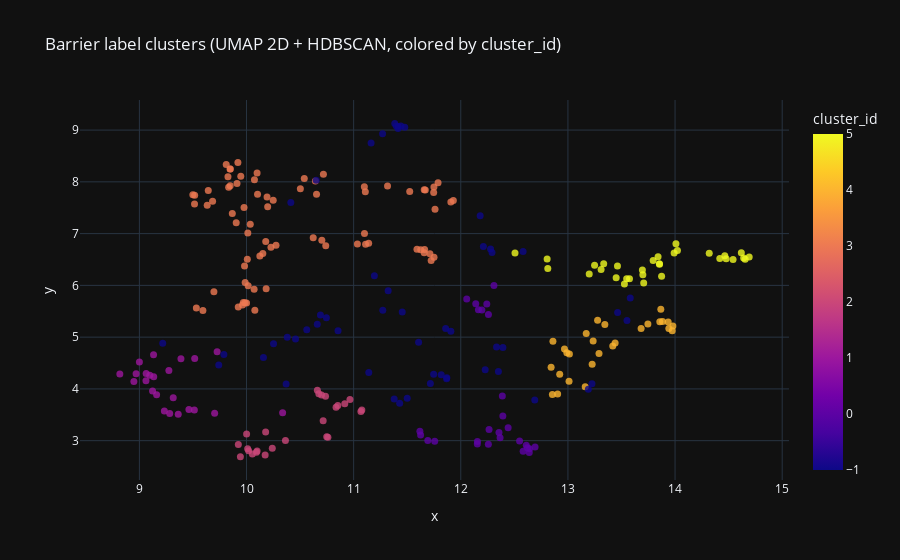
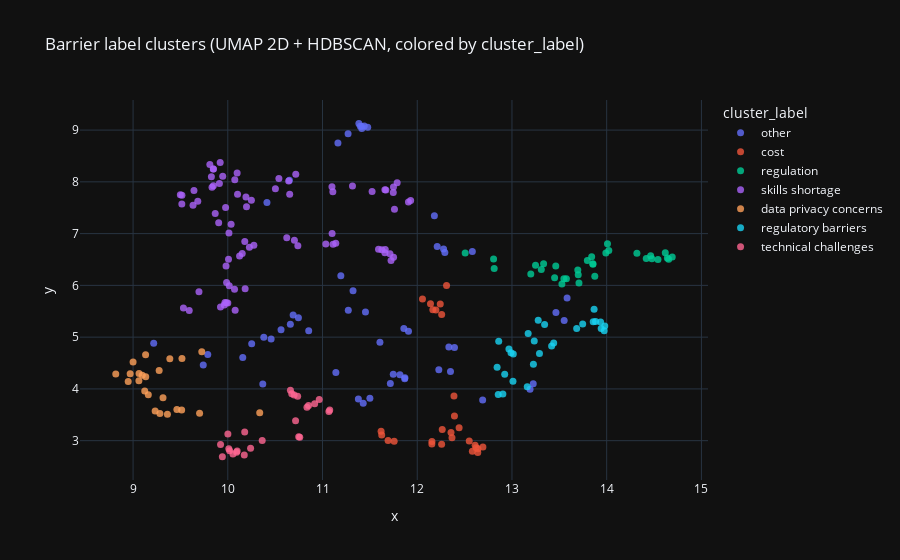

Write notebook code for charts like these, in order.
### Code cell
import umap
import numpy as np
import pandas as pd

# 2D UMAP for visualization
umap_vis = umap.UMAP(
    n_neighbors=15,
    n_components=2,
    min_dist=0.05,
    metric="cosine",
    random_state=42,
)
embeddings_2d = umap_vis.fit_transform(embeddings)  # shape (n_labels, 2)

# Attach coordinates to cluster_df
cluster_df["x"] = embeddings_2d[:, 0]
cluster_df["y"] = embeddings_2d[:, 1]

OUT_DIR = "../figures_barrier_clusters"
os.makedirs(OUT_DIR, exist_ok=True)

# Option A: color by numeric cluster_id
fig = px.scatter(
    cluster_df,
    x="x",
    y="y",
    color="cluster_id",
    hover_data={
        "raw_label": True,
        "cluster_id": True,
    },
    title="Barrier label clusters (UMAP 2D + HDBSCAN, colored by cluster_id)",
)
fig.update_traces(marker=dict(size=7, opacity=0.8))
fig.show()
fig.write_html(os.path.join(OUT_DIR, "barrier_clusters_by_id.html"))

# Option B: if you also have a human-readable cluster_label
if "cluster_label" in cluster_df.columns:
    fig2 = px.scatter(
        cluster_df,
        x="x",
        y="y",
        color="cluster_label",
        hover_data={
            "raw_label": True,
            "cluster_id": True,
            "cluster_label": True,
        },
        title="Barrier label clusters (UMAP 2D + HDBSCAN, colored by cluster_label)",
    )
    fig2.update_traces(marker=dict(size=7, opacity=0.8))
    fig2.show()
    fig2.write_html(os.path.join(OUT_DIR, "barrier_clusters_by_label.html"))

### Figure 1 — Plotly figure (JSON) as saved in the notebook; plotly's stock layout.template omitted (floating-point values rounded to 4 significant figures; data arrays with more than 128 entries replaced by an {"elided": "..."} marker saying what was removed)
{"data": [{"customdata": {"elided": "265x2 mixed values"}, "hovertemplate": "x=%{x}<br>y=%{y}<br>raw_label=%{customdata[0]}<br>cluster_id=%{marker.color}<extra></extra>", "legendgroup": "", "marker": {"color": {"elided": "265 int values"}, "coloraxis": "coloraxis", "symbol": "circle", "opacity": 0.8, "size": 7}, "mode": "markers", "name": "", "orientation": "v", "showlegend": false, "x": {"elided": "265 float values"}, "xaxis": "x", "y": {"elided": "265 float values"}, "yaxis": "y", "type": "scatter"}], "layout": {"xaxis": {"anchor": "y", "domain": [0.0, 1.0], "title": {"text": "x"}}, "yaxis": {"anchor": "x", "domain": [0.0, 1.0], "title": {"text": "y"}}, "coloraxis": {"colorbar": {"title": {"text": "cluster_id"}}, "colorscale": [[0.0, "#0d0887"], [0.1111, "#46039f"], [0.2222, "#7201a8"], [0.3333, "#9c179e"], [0.4444, "#bd3786"], [0.5556, "#d8576b"], [0.6667, "#ed7953"], [0.7778, "#fb9f3a"], [0.8889, "#fdca26"], [1.0, "#f0f921"]]}, "legend": {"tracegroupgap": 0}, "title": {"text": "Barrier label clusters (UMAP 2D + HDBSCAN, colored by cluster_id)"}}}

### Figure 2 — Plotly figure (JSON) as saved in the notebook; plotly's stock layout.template omitted (floating-point values rounded to 4 significant figures; data arrays with more than 128 entries replaced by an {"elided": "..."} marker saying what was removed)
{"data": [{"customdata": {"elided": "54x3 mixed values"}, "hovertemplate": "cluster_label=%{customdata[2]}<br>x=%{x}<br>y=%{y}<br>raw_label=%{customdata[0]}<br>cluster_id=%{customdata[1]}<extra></extra>", "legendgroup": "other", "marker": {"color": "#636efa", "symbol": "circle", "opacity": 0.8, "size": 7}, "mode": "markers", "name": "other", "orientation": "v", "showlegend": true, "x": [11.44, 12.39, 13.46, 11.87, 10.16, 11.43, 12.29, 10.41, 11.45, 11.32, 12.18, 10.46, 13.58, 10.75, 11.27, 13.55, 12.33, 11.75, 11.82, 12.21, 10.65, 10.85, 10.37, 11.5, 12.69, 9.789, 11.16, 12.28, 11.14, 11.4, 11.91, 11.87, 11.38, 12.58, 9.741, 11.48, 10.38, 11.72, 12.35, 10.25, 11.38, 11.27, 12.23, 10.56, 11.86, 11.19, 11.61, 11.41, 13.22, 10.66, 9.218, 13.19, 11.41, 10.69], "xaxis": "x", "y": [9.079, 4.799, 5.477, 4.197, 4.605, 3.722, 6.636, 7.601, 5.485, 5.896, 7.345, 4.966, 5.758, 5.377, 5.521, 5.323, 4.81, 4.283, 4.275, 6.752, 8.029, 5.122, 4.096, 3.818, 3.784, 4.665, 8.75, 6.703, 4.316, 9.075, 5.114, 4.215, 3.805, 6.656, 4.463, 9.057, 4.997, 4.105, 4.335, 4.871, 9.13, 8.93, 4.371, 5.141, 5.167, 6.187, 4.9, 9.03, 4.099, 5.248, 4.883, 3.993, 9.069, 5.426], "yaxis": "y", "type": "scatter"}, {"customdata": [["cost and scale", 0, "cost"], ["cost reduction", 0, "cost"], ["cost", 0, "cost"], ["cost and side effects", 0, "cost"], ["cost and durability", 0, "cost"], ["single point of failure", 0, "cost"], ["cost and complexity", 0, "cost"], ["system reliability", 0, "cost"], ["cost of green energy", 0, "cost"], ["costs and reliability", 0, "cost"], ["infrastructure shortage", 0, "cost"], ["last-mile delivery cost", 0, "cost"], ["price and infrastructure", 0, "cost"], ["cost of mail voting", 0, "cost"], ["ladeinfrastruktur", 0, "cost"], ["cost overruns", 0, "cost"], ["material durability", 0, "cost"], ["production cost", 0, "cost"], ["infrastructure development", 0, "cost"], ["infrastructure investment", 0, "cost"], ["it investment needed", 0, "cost"], ["private sector investment", 0, "cost"], ["costs", 0, "cost"], ["infrastructure readiness", 0, "cost"], ["cost and infrastructure", 0, "cost"], ["sensor durability", 0, "cost"], ["it costs", 0, "cost"]], "hovertemplate": "cluster_label=%{customdata[2]}<br>x=%{x}<br>y=%{y}<br>raw_label=%{customdata[0]}<br>cluster_id=%{customdata[1]}<extra></extra>", "legendgroup": "cost", "marker": {"color": "#EF553B", "symbol": "circle", "opacity": 0.8, "size": 7}, "mode": "markers", "name": "cost", "orientation": "v", "showlegend": true, "x": [12.44, 12.37, 12.62, 12.26, 12.15, 11.62, 12.26, 11.63, 12.69, 12.16, 12.06, 12.58, 12.39, 12.64, 12.31, 12.36, 11.76, 12.64, 12.24, 12.2, 12.16, 12.26, 12.61, 12.14, 12.39, 11.69, 12.55], "xaxis": "x", "y": [3.249, 3.056, 2.863, 2.931, 2.935, 3.181, 3.218, 3.11, 2.878, 2.983, 5.739, 2.798, 3.864, 2.772, 5.997, 3.159, 2.991, 2.842, 5.642, 5.522, 5.53, 5.438, 2.914, 5.643, 3.477, 3.004, 2.991], "yaxis": "y", "type": "scatter"}, {"customdata": [["regulatory delays", 5, "regulation"], ["legal delays", 5, "regulation"], ["regulatory approval", 5, "regulation"], ["regulatory gap in zink use", 5, "regulation"], ["regulatory gap", 5, "regulation"], ["regulation and infrastructure", 5, "regulation"], ["regulation", 5, "regulation"], ["administrative complexity", 5, "regulation"], ["regulation compliance", 5, "regulation"], ["regulatory compliance", 5, "regulation"], ["regulation and technology", 5, "regulation"], ["regulatory complexity", 5, "regulation"], ["long processing times", 5, "regulation"], ["time pressure", 5, "regulation"], ["køreprøve wait time", 5, "regulation"], ["regulatory uncertainty", 5, "regulation"], ["regulatory lag", 5, "regulation"], ["regional governance", 5, "regulation"], ["regulation gap", 5, "regulation"], ["regulatory delay", 5, "regulation"], ["regulatory fines", 5, "regulation"], ["regulatory approval delay", 5, "regulation"], ["bureaucratic delays in approvals", 5, "regulation"], ["self-regulation by municipalities", 5, "regulation"], ["policy and regulation", 5, "regulation"], ["regulation mismatch", 5, "regulation"], ["regulatory adjustment", 5, "regulation"], ["regulation uncertainty", 5, "regulation"], ["regulatory change", 5, "regulation"], ["regulatory constraints", 5, "regulation"], ["local regulation", 5, "regulation"], ["centralized control", 5, "regulation"]], "hovertemplate": "cluster_label=%{customdata[2]}<br>x=%{x}<br>y=%{y}<br>raw_label=%{customdata[0]}<br>cluster_id=%{customdata[1]}<extra></extra>", "legendgroup": "regulation", "marker": {"color": "#00cc96", "symbol": "circle", "opacity": 0.8, "size": 7}, "mode": "markers", "name": "regulation", "orientation": "v", "showlegend": true, "x": [14.42, 14.64, 13.87, 14.02, 13.99, 13.2, 13.46, 12.51, 13.55, 13.71, 13.45, 13.8, 14.65, 14.62, 14.69, 13.85, 14.32, 12.81, 14.01, 14.48, 13.57, 14.46, 14.54, 13.25, 13.31, 13.84, 13.7, 13.85, 13.7, 13.53, 13.33, 12.81], "xaxis": "x", "y": [6.521, 6.527, 6.179, 6.674, 6.626, 6.222, 6.376, 6.624, 6.126, 6.045, 6.149, 6.482, 6.507, 6.628, 6.55, 6.417, 6.621, 6.325, 6.804, 6.516, 6.129, 6.573, 6.499, 6.387, 6.308, 6.555, 6.296, 6.409, 6.207, 6.027, 6.42, 6.508], "yaxis": "y", "type": "scatter"}, {"customdata": {"elided": "77x3 mixed values"}, "hovertemplate": "cluster_label=%{customdata[2]}<br>x=%{x}<br>y=%{y}<br>raw_label=%{customdata[0]}<br>cluster_id=%{customdata[1]}<extra></extra>", "legendgroup": "skills shortage", "marker": {"color": "#ab63fa", "symbol": "circle", "opacity": 0.8, "size": 7}, "mode": "markers", "name": "skills shortage", "orientation": "v", "showlegend": true, "x": [9.643, 10.02, 11.67, 11.93, 11.71, 11.1, 9.827, 9.97, 9.911, 11.1, 10.25, 11.66, 9.986, 10.74, 10.2, 9.593, 10.18, 10.07, 10.64, 9.963, 10.7, 11.11, 11.91, 10.1, 10.07, 10.65, 9.633, 9.833, 9.846, 10.1, 9.982, 11.75, 10.72, 9.849, 9.847, 9.499, 11.72, 11.79, 10.08, 10.28, 10.03, 9.811, 9.516, 11.59, 11.03, 10.23, 11.66, 10.01, 11.52, 10.15, 9.92, 9.987, 10.54, 11.63, 10.62, 10.19, 9.696, 10.0, 11.75, 9.683, 10.12, 11.76, 11.75, 11.32, 11.14, 9.532, 9.923, 9.867, 9.977, 10.18, 11.66, 11.11, 9.904, 10.5, 9.515, 9.947, 10.01], "xaxis": "x", "y": [7.834, 5.992, 7.842, 7.639, 6.613, 7.004, 8.099, 5.667, 7.969, 7.903, 7.646, 7.849, 5.665, 6.766, 7.518, 5.516, 6.847, 5.925, 8.015, 5.619, 6.873, 6.796, 7.612, 7.759, 8.04, 7.759, 7.547, 7.897, 8.247, 8.171, 6.376, 7.901, 8.149, 8.246, 7.924, 7.75, 6.482, 7.984, 5.52, 6.777, 7.183, 8.336, 7.741, 6.697, 6.8, 6.738, 6.694, 6.507, 7.811, 6.614, 8.371, 6.058, 8.067, 6.688, 6.919, 7.708, 5.877, 5.659, 6.545, 7.624, 6.568, 7.47, 7.792, 7.922, 6.815, 5.562, 5.581, 7.391, 7.503, 5.935, 6.63, 7.809, 7.208, 7.865, 7.574, 8.108, 7.011], "yaxis": "y", "type": "scatter"}, {"customdata": [["data access", 1, "data privacy concerns"], ["data integration", 1, "data privacy concerns"], ["data security", 1, "data privacy concerns"], ["privacy concerns", 1, "data privacy concerns"], ["security breach", 1, "data privacy concerns"], ["data privacy concerns", 1, "data privacy concerns"], ["data standardization", 1, "data privacy concerns"], ["cybersecurity", 1, "data privacy concerns"], ["data privacy compliance", 1, "data privacy concerns"], ["data privacy", 1, "data privacy concerns"], ["data accuracy", 1, "data privacy concerns"], ["data tools", 1, "data privacy concerns"], ["data precision", 1, "data privacy concerns"], ["technical accuracy", 1, "data privacy concerns"], ["privacy invasion", 1, "data privacy concerns"], ["data privacy regulations", 1, "data privacy concerns"], ["data security concerns", 1, "data privacy concerns"], ["data shortage", 1, "data privacy concerns"], ["data integration challenges", 1, "data privacy concerns"], ["security risks", 1, "data privacy concerns"], ["data ownership", 1, "data privacy concerns"], ["data accessibility", 1, "data privacy concerns"], ["password reuse", 1, "data privacy concerns"]], "hovertemplate": "cluster_label=%{customdata[2]}<br>x=%{x}<br>y=%{y}<br>raw_label=%{customdata[0]}<br>cluster_id=%{customdata[1]}<extra></extra>", "legendgroup": "data privacy concerns", "marker": {"color": "#FFA15A", "symbol": "circle", "opacity": 0.8, "size": 7}, "mode": "markers", "name": "data privacy concerns", "orientation": "v", "showlegend": true, "x": [9.123, 9.363, 9.097, 9.0, 9.516, 9.063, 9.462, 9.726, 8.949, 8.969, 9.702, 9.233, 9.513, 10.34, 9.132, 8.817, 9.134, 9.316, 9.283, 9.388, 9.062, 9.161, 9.275], "xaxis": "x", "y": [3.958, 3.508, 4.263, 4.521, 4.59, 4.297, 3.601, 4.719, 4.143, 4.292, 3.531, 3.571, 3.594, 3.539, 4.66, 4.289, 4.233, 3.829, 3.526, 4.585, 4.159, 3.886, 4.357], "yaxis": "y", "type": "scatter"}, {"customdata": [["tax barriers", 4, "regulatory barriers"], ["regulatory barriers", 4, "regulatory barriers"], ["standardization barrier", 4, "regulatory barriers"], ["legal compliance", 4, "regulatory barriers"], ["legal restrictions", 4, "regulatory barriers"], ["legal barriers", 4, "regulatory barriers"], ["technical barrier", 4, "regulatory barriers"], ["technical access barriers", 4, "regulatory barriers"], ["organizational barriers", 4, "regulatory barriers"], ["cost barrier", 4, "regulatory barriers"], ["legal and safety barriers", 4, "regulatory barriers"], ["cost barriers", 4, "regulatory barriers"], ["economic barriers", 4, "regulatory barriers"], ["legal liability", 4, "regulatory barriers"], ["the barrier is the public opposition to user fees for local infrastructure, which complicates the implementation of the ai-driven traffic management system.", 4, "regulatory barriers"], ["green cert barriers", 4, "regulatory barriers"], ["eu regulation barrier", 4, "regulatory barriers"], ["legal differences", 4, "regulatory barriers"], ["information sharing barriers", 4, "regulatory barriers"], ["bureaucratic barriers", 4, "regulatory barriers"], ["barrier: none", 4, "regulatory barriers"], ["leasing loopholes", 4, "regulatory barriers"], ["language barrier", 4, "regulatory barriers"], ["copyright infringement", 4, "regulatory barriers"], ["legal constraints", 4, "regulatory barriers"], ["legal loopholes", 4, "regulatory barriers"], ["legal ownership dispute", 4, "regulatory barriers"]], "hovertemplate": "cluster_label=%{customdata[2]}<br>x=%{x}<br>y=%{y}<br>raw_label=%{customdata[0]}<br>cluster_id=%{customdata[1]}<extra></extra>", "legendgroup": "regulatory barriers", "marker": {"color": "#19d3f3", "symbol": "circle", "opacity": 0.8, "size": 7}, "mode": "markers", "name": "regulatory barriers", "orientation": "v", "showlegend": true, "x": [13.24, 13.34, 12.84, 13.87, 13.68, 13.44, 12.92, 13.01, 12.97, 12.9, 13.42, 12.85, 12.99, 13.86, 13.01, 13.29, 13.28, 13.94, 12.86, 13.17, 13.16, 13.97, 13.23, 13.94, 13.75, 13.98, 13.88], "xaxis": "x", "y": [4.925, 5.243, 4.42, 5.537, 5.165, 4.887, 4.282, 4.676, 4.77, 3.902, 4.831, 3.893, 4.696, 5.299, 4.15, 4.684, 5.327, 5.293, 4.922, 5.072, 4.042, 5.126, 4.477, 5.166, 5.253, 5.214, 5.304], "yaxis": "y", "type": "scatter"}, {"customdata": [["deepfake detection", 2, "technical challenges"], ["technical challenges", 2, "technical challenges"], ["robotic handling", 2, "technical challenges"], ["ai sorting technology", 2, "technical challenges"], ["anpg system effectiveness", 2, "technical challenges"], ["technical integration challenges", 2, "technical challenges"], ["technical glitches", 2, "technical challenges"], ["automation", 2, "technical challenges"], ["algorithmic bias", 2, "technical challenges"], ["ai tools adoption", 2, "technical challenges"], ["technical issues", 2, "technical challenges"], ["integration challenges", 2, "technical challenges"], ["ai for early lung cancer detection", 2, "technical challenges"], ["implementation challenges", 2, "technical challenges"], ["technical solution", 2, "technical challenges"], ["algorithms taking over", 2, "technical challenges"], ["bias in ai training data", 2, "technical challenges"], ["technical problems", 2, "technical challenges"], ["automated content filtering", 2, "technical challenges"], ["technical implementation", 2, "technical challenges"], ["implementation resistance", 2, "technical challenges"], ["ai adoption in e-commerce", 2, "technical challenges"], ["ai in audio analysis", 2, "technical challenges"], ["integration with ai", 2, "technical challenges"], ["robot deployment", 2, "technical challenges"]], "hovertemplate": "cluster_label=%{customdata[2]}<br>x=%{x}<br>y=%{y}<br>raw_label=%{customdata[0]}<br>cluster_id=%{customdata[1]}<extra></extra>", "legendgroup": "technical challenges", "marker": {"color": "#FF6692", "symbol": "circle", "opacity": 0.8, "size": 7}, "mode": "markers", "name": "technical challenges", "orientation": "v", "showlegend": true, "x": [10.05, 10.97, 10.75, 10.09, 10.72, 10.85, 10.68, 10.24, 9.924, 10.18, 10.66, 10.92, 9.943, 11.08, 10.74, 10.36, 10.01, 10.7, 10.1, 10.84, 11.07, 10.0, 10.02, 10.17, 10.76], "xaxis": "x", "y": [2.744, 3.794, 3.075, 2.778, 3.387, 3.678, 3.908, 2.852, 2.924, 3.168, 3.974, 3.714, 2.692, 3.592, 3.857, 3.002, 2.844, 3.884, 2.801, 3.644, 3.564, 3.127, 2.808, 2.725, 3.065], "yaxis": "y", "type": "scatter"}], "layout": {"xaxis": {"anchor": "y", "domain": [0.0, 1.0], "title": {"text": "x"}}, "yaxis": {"anchor": "x", "domain": [0.0, 1.0], "title": {"text": "y"}}, "legend": {"title": {"text": "cluster_label"}, "tracegroupgap": 0}, "title": {"text": "Barrier label clusters (UMAP 2D + HDBSCAN, colored by cluster_label)"}}}
